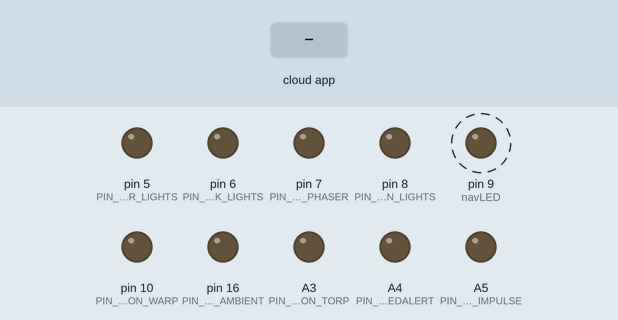
This sketch was run on a simulated Arduino Nano, built with avr-gcc and run on an emulated ATmega328P. On the bench: output pins drawn as LEDs (lit = HIGH). Dashed ring = blinking. Inputs (shaded band) come from the test bench. The RemoteXY app is connected.

Above: at 1.2 s.
1.3 s: the phone or cloud app sets main_lights to 1
At 3.0 s:
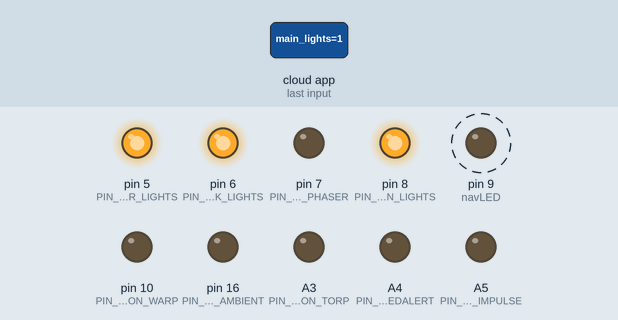
4.3 s: the phone or cloud app sets button_warp to 1
At 4.9 s:
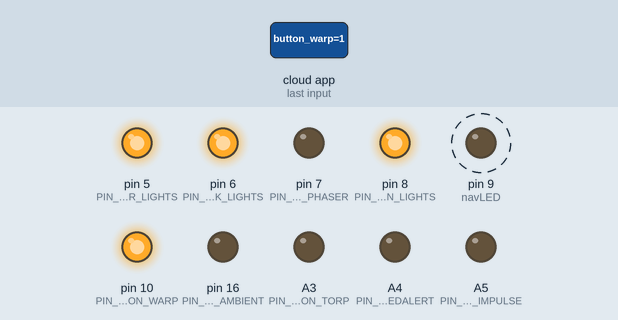
7.3 s: the phone or cloud app sets button_phaser to 1
At 8.9 s:
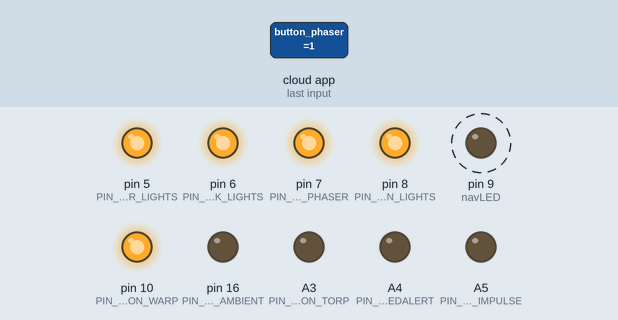
10.3 s: the phone or cloud app sets button_torp to 1
At 11.3 s:
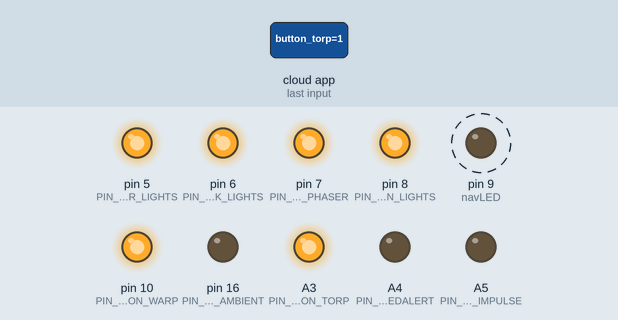
13.3 s: the phone or cloud app sets button_ambient to 1
At 14.8 s:
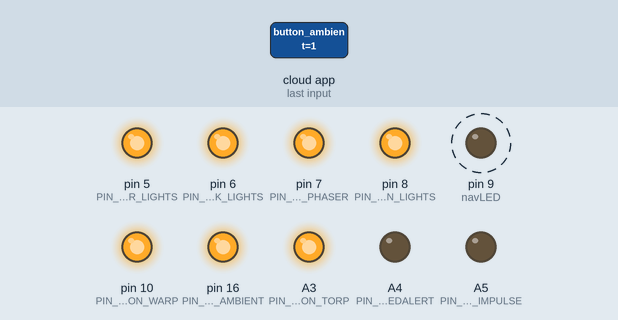
16.3 s: the phone or cloud app sets button_redalert to 1
At 17.1 s:
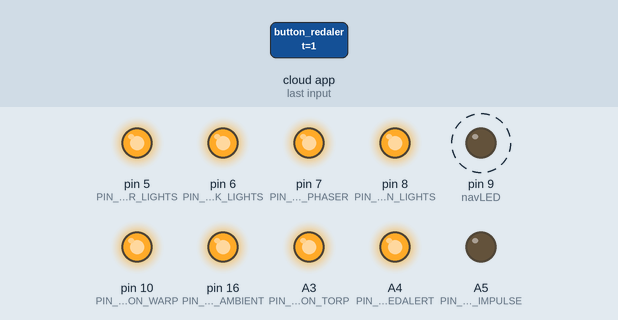
Timing chart, 0 to 20.3 s (numbered marks = the images above; inputs shaded):
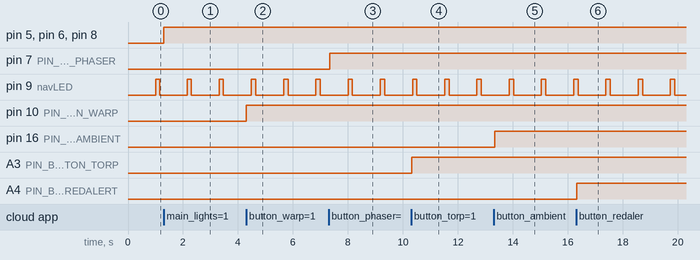

Measured:
- after the input at 1.3 s, pin 5 (PIN_SAUCER_LIGHTS), pin 6 (PIN_LOWERDECK_LIGHTS), pin 8 (PIN_MAIN_LIGHTS): LOW → HIGH at once
- after the input at 4.3 s, pin 10 (PIN_BUTTON_WARP): LOW → HIGH at once
- after the input at 7.3 s, pin 7 (PIN_BUTTON_PHASER): LOW → HIGH at once
- after the input at 10.3 s, A3 (PIN_BUTTON_TORP): LOW → HIGH at once
- after the input at 13.3 s, pin 16 (PIN_BUTTON_AMBIENT): LOW → HIGH at once
- after the input at 16.3 s, A4 (PIN_BUTTON_REDALERT): LOW → HIGH at once
- by itself, pin 9 (navLED): alternates HIGH for 0.16 s and LOW for 1.0 s

The sketch:

Enterprise_Controller.ino
```cpp
// (licence header left out)
//******************************************************************//
//Enterprise Prototype v0.9.4
//  Release Notes 12/5/20
//    Added graphic levels for Warp and Phasers
//    Added 2nd Arduino due to limitations
//    Added Phaser LEDs
//    Added Torpedo LEDs
//  1/11/21
//    Updated NAMES for better code read ability
//    Added features to interface
//    Using Hardware Serial instead of Software
//    Adding features, more to come in the next release
//  1/12/21
//    Fixed trigging for warp LED efx to ARD2
//  3/13/21
//    Corrected Pin assignments
//    Added pin assignment for 'SAUCER LIGHTS' & 'LOWERDECK LIGHTS'
//
//
//*******************************************************************//


// RemoteXY select connection mode and include library
#define REMOTEXY_MODE__HARDSERIAL

#include <RemoteXY.h>

// RemoteXY connection settings
#define REMOTEXY_SERIAL Serial
#define REMOTEXY_SERIAL_SPEED 9600


// RemoteXY configurate
#pragma pack(push, 1)
uint8_t RemoteXY_CONF[] =
  { 255,13,0,27,0,162,2,10,26,5,
  130,1,1,51,31,20,0,30,130,1,
  33,32,29,15,0,30,130,1,1,72,
  31,18,0,30,130,1,4,55,26,9,
  1,16,130,1,1,29,31,18,0,30,
  130,1,3,34,27,6,0,30,130,1,
  33,8,29,23,0,30,130,1,1,8,
  31,17,0,30,130,0,1,1,61,6,
  0,8,2,1,3,16,27,7,0,12,
  26,31,36,79,78,0,79,70,70,0,
  129,0,6,2,50,4,0,16,78,67,
  67,32,49,55,48,49,45,68,32,67,
  111,110,116,114,111,108,32,80,97,110,
  101,108,0,129,0,6,10,21,3,0,
  25,87,105,110,100,111,119,32,76,105,
  103,104,116,115,0,1,1,4,41,25,
  5,0,27,31,87,97,114,112,0,1,
  1,3,65,27,5,1,27,31,80,104,
  97,115,101,114,115,0,1,1,3,83,
  26,5,1,27,31,84,111,114,112,101,
  100,111,0,1,9,35,40,24,5,2,
  28,31,65,109,98,105,101,110,116,0,
  65,42,8,48,3,2,0,65,4,36,
  75,7,7,2,65,12,39,34,17,4,
  2,65,42,3,48,3,2,0,66,131,
  6,56,22,7,1,24,1,131,5,4,
  94,26,5,1,26,31,72,111,109,101,
  0,131,4,34,94,26,5,2,12,31,
  80,97,103,101,32,50,0,130,1,33,
  51,29,20,0,30,4,0,47,31,4,
  13,1,17,25,4,0,37,31,4,13,
  1,16,25,4,0,42,31,4,13,1,
  16,25,68,18,34,13,27,16,0,8,
  36,135,66,132,36,52,23,18,1,26,
  1,66,128,4,78,24,4,1,35,26,
  1,1,3,63,27,6,2,35,31,32,
  32,82,101,100,32,65,108,101,114,116,
  32,32,0,1,9,3,82,27,6,2,
  28,31,84,114,97,99,116,111,114,32,
  66,101,97,109,0,69,0,27,53,5,
  5,2,1,129,0,42,9,12,3,0,
  25,86,111,108,116,97,103,101,0,130,
  1,33,72,29,18,0,30,1,1,35,
  83,25,5,1,27,31,73,109,112,117,
  108,115,101,0,130,1,36,77,23,5,
  1,30,4,128,42,77,13,4,1,1,
  24,129,0,36,73,23,3,1,25,69,
  110,103,97,103,101,32,73,109,112,117,
  108,115,101,0,129,0,3,73,26,3,
  1,25,84,111,114,112,101,100,111,32,
  76,97,117,110,99,104,101,114,0,129,
  0,6,52,22,3,1,25,65,99,116,
  105,118,97,116,101,32,80,104,97,115,
  101,114,0,65,42,13,48,3,2,0,
  65,42,18,48,3,2,0,65,42,23,
  48,3,2,0,65,42,28,48,3,2,
  0,65,44,34,48,5,2,0,65,44,
  41,48,5,2,0,65,44,48,48,5,
  2,0,65,44,55,48,5,2,0,66,
  129,5,35,23,4,0,2,26,129,0,
  3,30,27,3,0,25,69,110,103,97,
  103,101,32,87,97,114,112,32,68,114,
  105,118,101,0,1,9,35,82,25,6,
  2,28,31,32,32,32,32,32,77,111,
  116,111,32,32,32,32,32,32,0,65,
  12,3,91,57,2,0,129,0,3,25,
  27,3,0,30,82,111,115,115,82,111,
  98,111,116,105,99,115,46,99,111,109,
  0 };

// this structure defines all the variables and events of your control interface
struct {

    // input variables
  uint8_t main_lights; // =1 if switch ON and =0 if OFF
  uint8_t button_warp; // =1 if button pressed, else =0
  uint8_t button_phaser; // =1 if button pressed, else =0
  uint8_t button_torp; // =1 if button pressed, else =0
  uint8_t button_ambient; // =1 if button pressed, else =0
  int8_t slider_1; // =0..100 slider position
  int8_t slider_2; // =0..100 slider position
  int8_t slider_3; // =0..100 slider position
  uint8_t button_redalert; // =1 if button pressed, else =0
  uint8_t button_tractor; // =1 if button pressed, else =0
  uint8_t button_impulse; // =1 if button pressed, else =0
  int8_t impulse_slider; // =0..100 slider position
  uint8_t button_moto; // =1 if button pressed, else =0

    // output variables
  uint8_t warp_led_g; // =0..255 LED Green brightness
  uint8_t moto_r; // =0..255 LED Red brightness
  uint8_t ambient_led_r; // =0..255 LED Red brightness
  uint8_t saucer_g; // =0..255 LED Green brightness
  int8_t phaser_level; // =0..100 level position
  float volts_var1;
  float volts_var2;
  int8_t level_1; // =0..100 level position
  int8_t level_torp; // =0..100 level position
  int16_t sfx_redalert; // =0 no sound, else ID of sound, =1001 for example, look sound list in app
  uint8_t impulse_led_g; // =0..255 LED Green brightness
  uint8_t phaser_led_g; // =0..255 LED Green brightness
  uint8_t torp_led_g; // =0..255 LED Green brightness
  uint8_t ambient_led_g; // =0..255 LED Green brightness
  uint8_t led_redalert_r; // =0..255 LED Red brightness
  int8_t level_warp; // =0..100 level position
  uint8_t redalert_led_r; // =0..255 LED Red brightness

    // other variable
  uint8_t connect_flag;  // =1 if wire connected, else =0

} RemoteXY;
#pragma pack(pop)

/////////////////////////////////////////////
//           END RemoteXY include          //
/////////////////////////////////////////////

#define PIN_MAIN_LIGHTS 8 //SAUCER2
#define PIN_LOWERDECK_LIGHTS 6
#define PIN_SAUCER_LIGHTS 5 //SAUCER1
#define PIN_BUTTON_WARP 10
#define PIN_BUTTON_PHASER 7
#define PIN_BUTTON_TORP A3 //17
#define PIN_BUTTON_AMBIENT 16
#define PIN_BUTTON_REDALERT A4 //18
#define PIN_BUTTON_TRACTOR A6  //20
#define PIN_BUTTON_IMPULSE A5  //19
#define PIN_BUTTON_MOTO A7

/////// WARP ////////
//const byte triggerWarp = 15;


////// Navigation ////////
const byte navLED = 9;
#define LED_ON 150       //milliseconds
#define LED_OFF 1000
unsigned long ms;        //time from millis()
unsigned long msLast;
boolean ledState;

void setup()
{
  RemoteXY_Init ();
  pinMode (navLED, OUTPUT);
//  pinMode (triggerWarp, OUTPUT);
  pinMode (PIN_MAIN_LIGHTS, OUTPUT);
  pinMode (PIN_LOWERDECK_LIGHTS, OUTPUT);
  pinMode (PIN_SAUCER_LIGHTS, OUTPUT);
  pinMode (PIN_BUTTON_WARP, OUTPUT);
  pinMode (PIN_BUTTON_PHASER, OUTPUT);
  pinMode (PIN_BUTTON_TORP, OUTPUT);
  pinMode (PIN_BUTTON_AMBIENT, OUTPUT);
  pinMode (PIN_BUTTON_REDALERT, OUTPUT);
  pinMode (PIN_BUTTON_TRACTOR, OUTPUT);
  pinMode (PIN_BUTTON_IMPULSE, OUTPUT);
  pinMode (PIN_BUTTON_MOTO, OUTPUT);
}

void loop()
{
  RemoteXY_Handler ();
  ms = millis();
  blinkLED();
  //digitalWrite(triggerWarp, HIGH);
  digitalWrite(PIN_MAIN_LIGHTS, (RemoteXY.main_lights == 0) ? LOW : HIGH); {
    digitalWrite(PIN_LOWERDECK_LIGHTS, (RemoteXY.main_lights == 0) ? LOW : HIGH);
    digitalWrite(PIN_SAUCER_LIGHTS, (RemoteXY.main_lights == 0) ? LOW : HIGH);
    RemoteXY.saucer_g = (digitalRead(PIN_MAIN_LIGHTS) == HIGH) ? 255 : 0; //Reads pin and sends HIGH or LOW to graphic LED over BT
  }
  digitalWrite(PIN_BUTTON_WARP, (RemoteXY.button_warp==0)?LOW:HIGH);{  //USE THE PIN ASSOCIATED TO WARP PIN (10)
    RemoteXY.warp_led_g = (digitalRead(PIN_BUTTON_WARP) == LOW) ? 0 : 255;
    if (digitalRead(PIN_BUTTON_WARP) == HIGH){
    //digitalWrite(triggerWarp, HIGH);
        delay(20);  //THIS DELAY CHANGES THE TIMING OF NAV LED.  NEED TO TROUBLESHOOT
    //digitalWrite(triggerWarp, LOW);
    }
    //Need to add hardware for this commented section
    //int adc = analogRead(A7);
    //RemoteXY.level_1 = (int)(adc / 10.24); //Converts 0...1023 to 0...100 for level indicator
  }
  digitalWrite(PIN_BUTTON_PHASER, (RemoteXY.button_phaser==0)?LOW:HIGH);{
    RemoteXY.phaser_led_g = (digitalRead(PIN_BUTTON_PHASER) == LOW) ? 0 : 255;
    //May need to rewrite to make the graphic level go from 0 to 90 and back to 0
    RemoteXY.phaser_level = 0;
  }
  digitalWrite(PIN_BUTTON_TORP, (RemoteXY.button_torp==0)?LOW:HIGH);{
    RemoteXY.torp_led_g = (digitalRead(PIN_BUTTON_TORP) == LOW) ? 0 : 255;
  }
  digitalWrite(PIN_BUTTON_AMBIENT, (RemoteXY.button_ambient==0)?LOW:HIGH);{
    RemoteXY.ambient_led_g = (digitalRead(PIN_BUTTON_AMBIENT) == LOW) ? 0 : 255;
  }
  digitalWrite(PIN_BUTTON_REDALERT, (RemoteXY.button_redalert==0)?LOW:HIGH);{
    RemoteXY.led_redalert_r = (digitalRead(PIN_BUTTON_REDALERT) == LOW) ? 0 : 255;
    RemoteXY.redalert_led_r = (digitalRead(PIN_BUTTON_REDALERT) == LOW) ? 0 : 255;
    //Need to add code for flashing the interface LEDs
  }
  digitalWrite(PIN_BUTTON_TRACTOR, (RemoteXY.button_tractor==0)?LOW:HIGH);
  digitalWrite(PIN_BUTTON_IMPULSE, (RemoteXY.button_impulse==0)?LOW:HIGH);{
    RemoteXY.impulse_led_g = (digitalRead(PIN_BUTTON_IMPULSE) == LOW) ? 0 : 255;
  }
  digitalWrite(PIN_BUTTON_MOTO, (RemoteXY.button_moto==0)?LOW:HIGH);{
    RemoteXY.moto_r = (digitalRead(PIN_BUTTON_MOTO) == LOW) ? 0 : 255;
  }
}

void blinkLED(void)
{
  if (ms - msLast > (ledState ? LED_ON : LED_OFF)) {
    digitalWrite(navLED, ledState = !ledState);
    msLast = ms;
  }
}
```
